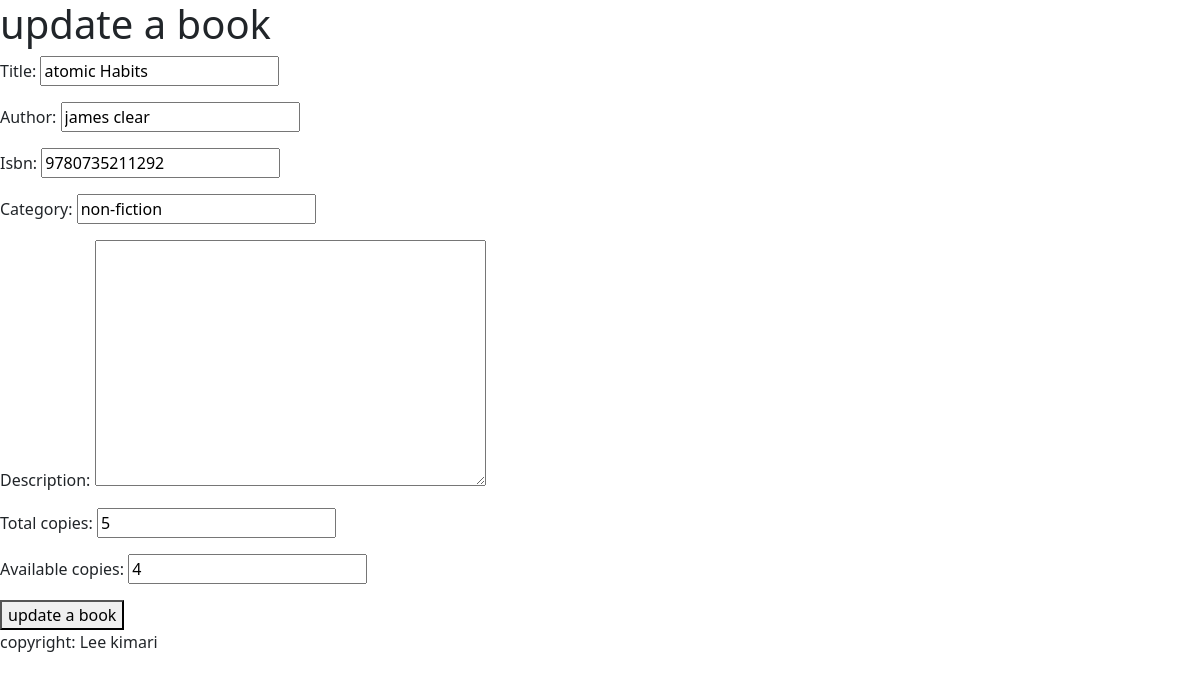
The page /library/book_update/1/ on the database its author committed.
### library_app/models.py (models this page shows, shortened)
class Book(models.Model):
    title = models.CharField(max_length=255)
    author = models.CharField(max_length=255)
    isbn = models.CharField(max_length=13, unique=True)
    category = models.CharField(max_length=100)
    description = models.TextField(blank=True)  # NEW field
    total_copies = models.PositiveIntegerField()
    available_copies = models.PositiveIntegerField()

### library_app/views.py (the view)
# urls.py: path('book_update/<int:id>/', book_update, name='book_update'),
def book_update(request, id):
    book = get_object_or_404(Book, id=id)
    if request.method == 'POST':
        form = BookForm(request.POST, instance=book)
        if form.is_valid():
            form.save()
            return redirect('book_list')
    else:
        form = BookForm(instance=book)
    title = "Update Book"
    return render(request, 'library_app/book_update.html', {'form': form, 'title': title})

### library_app/forms.py
class BookForm(forms.ModelForm):
    class Meta:
        model= Book
        fields = ['title', 'author', 'isbn', 'category', 'description', 'total_copies', 'available_copies']

### library_app/templates/library_app/book_update.html (shortened to what this page needs)
{% extends 'base.html' %} {% block content%}
<body>
  <h1>update a book</h1>
  <div>
    <form method="POST">
      {% csrf_token %} {{ form.as_p }}
      <button type="submit">update a book</button>
    </form>
  </div>
</body>
{% endblock content %}

### rows shown on the page
Book: title "atomic Habits", author "james clear", isbn "9780735211292", category "non-fiction", total_copies "5", available_copies "4"
